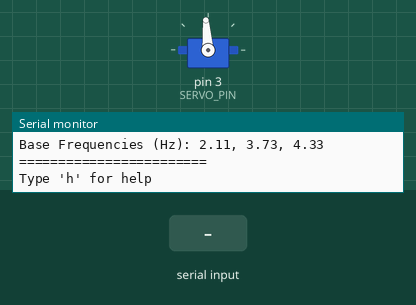
This sketch was run on a simulated Arduino Uno, built with avr-gcc and run on an emulated ATmega328P. Parts: servo, the last lines printed to the serial monitor. Inputs (shaded band) come from the test bench.

Above: at 1.2 s.
1.3 s: "a\n" received over Serial
3.8 s: byte 114 ('r') received over Serial
At 5.07 s:
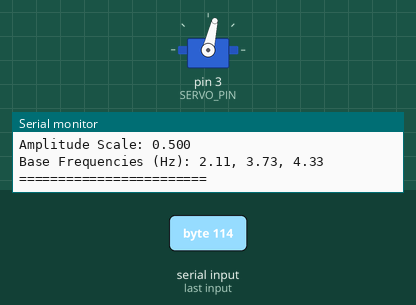
6.8 s: byte 102 ('f') received over Serial
At 6.8 s:
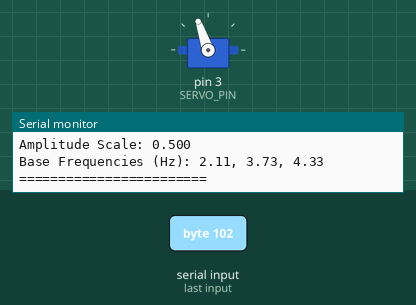
9.8 s: byte 104 ('h') received over Serial
15.8 s: "R\n" received over Serial
Timing chart, 0 to 19.8 s (numbered marks = the images above; inputs shaded):
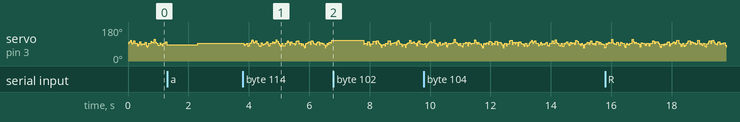

The sketch:

Arduino_crumpled_paper.ino
```cpp
/*
 * ============================================================================
 * SERVO CONTROLLER FOR PHYSICAL RESERVOIR COMPUTING
 * ============================================================================
 * Morphological Computation Group
 * University of Bristol
 * 2025
 *
 * Description:
 *   Arduino code to drive a servo motor with a three-frequency sinusoidal
 *   signal for physical reservoir computing experiments with crumpled paper.
 *   Generates composite signal: sin(2πf₁t) × sin(2πf₂t) × sin(2πf₃t)
 *
 * Hardware:
 *   - Arduino Uno/Nano
 *   - Servo motor connected to pin 3
 *   - Serial communication at 115200 baud
 * Version: 1.0
 * ============================================================================
 */

#include <Servo.h>

// ============================================================================
// HARDWARE CONFIGURATION
// ============================================================================
const int SERVO_PIN = 3;              // PWM pin for servo control
const int SERVO_MIN_US = 1000;        // Minimum pulse width (microseconds)
const int SERVO_MAX_US = 2000;        // Maximum pulse width (microseconds)
const int SERVO_CENTER_US = 1500;     // Center/neutral position

// ============================================================================
// TIMING PARAMETERS
// ============================================================================
const unsigned long UPDATE_INTERVAL_MS = 20;  // Update servo every 20ms (50Hz)

// ============================================================================
// SIGNAL PARAMETERS
// ============================================================================
// Base frequencies for the three-frequency composite signal (Hz)
const float FREQ_1 = 2.11;
const float FREQ_2 = 3.73;
const float FREQ_3 = 4.33;

// User-adjustable parameters
float frequencyMultiplier = 1.0;      // Scale factor for all frequencies
float amplitudeScale = 0.5;           // Output amplitude (0.0 to 1.0)

// ============================================================================
// GLOBAL VARIABLES
// ============================================================================
Servo servo;                          // Servo object
unsigned long startTime;              // Time reference for signal generation
unsigned long lastUpdateTime;         // Last servo update timestamp

// ============================================================================
// SIGNAL GENERATION
// ============================================================================

/**
 * Generate the three-frequency composite signal
 * @param timeSeconds - Time in seconds since start
 * @return Signal value between -1.0 and 1.0
 */
float generateCompositeSignal(float timeSeconds) {
  // Calculate each frequency component
  float component1 = sin(TWO_PI * FREQ_1 * frequencyMultiplier * timeSeconds);
  float component2 = sin(TWO_PI * FREQ_2 * frequencyMultiplier * timeSeconds);
  float component3 = sin(TWO_PI * FREQ_3 * frequencyMultiplier * timeSeconds);

  // Multiply components to create composite signal
  float composite = component1 * component2 * component3;

  // Scale by amplitude factor
  return composite * amplitudeScale;
}

/**
 * Convert signal value to servo pulse width
 * @param signal - Signal value between -1.0 and 1.0
 * @return Pulse width in microseconds
 */
int signalToPulseWidth(float signal) {
  // Clamp signal to valid range
  signal = constrain(signal, -1.0, 1.0);

  // Map from [-1, 1] to [SERVO_MIN_US, SERVO_MAX_US]
  // signal = -1 → SERVO_MIN_US
  // signal =  0 → SERVO_CENTER_US
  // signal =  1 → SERVO_MAX_US
  int pulseWidth = SERVO_CENTER_US + (int)(signal * (SERVO_MAX_US - SERVO_MIN_US) / 2.0);

  return constrain(pulseWidth, SERVO_MIN_US, SERVO_MAX_US);
}

// ============================================================================
// SERIAL COMMUNICATION
// ============================================================================

/**
 * Display current settings
 */
void printSettings() {
  Serial.println(F("=== Current Settings ==="));
  Serial.print(F("Frequency Multiplier: "));
  Serial.println(frequencyMultiplier, 3);
  Serial.print(F("Amplitude Scale: "));
  Serial.println(amplitudeScale, 3);
  Serial.print(F("Base Frequencies (Hz): "));
  Serial.print(FREQ_1, 2); Serial.print(F(", "));
  Serial.print(FREQ_2, 2); Serial.print(F(", "));
  Serial.println(FREQ_3, 2);
  Serial.println(F("========================"));
}

/**
 * Display help menu
 */
void printHelp() {
  Serial.println(F("\n=== Servo Controller Commands ==="));
  Serial.println(F("f <value>  : Set frequency multiplier (e.g., 'f 0.5')"));
  Serial.println(F("a <value>  : Set amplitude scale 0-1 (e.g., 'a 0.8')"));
  Serial.println(F("r          : Reset to default values"));
  Serial.println(F("s          : Show current settings"));
  Serial.println(F("h          : Show this help menu"));
  Serial.println(F("=================================\n"));
}

/**
 * Process serial commands
 */
void processSerialCommand() {
  if (!Serial.available()) return;

  char command = Serial.read();

  switch (command) {
    case 'f':  // Set frequency multiplier
    case 'F':
      {
        float value = Serial.parseFloat();
        if (value > 0 && value <= 10.0) {
          frequencyMultiplier = value;
          Serial.print(F("Frequency multiplier set to: "));
          Serial.println(frequencyMultiplier, 3);
        } else {
          Serial.println(F("Error: Frequency multiplier must be between 0 and 10"));
        }
      }
      break;

    case 'a':  // Set amplitude scale
    case 'A':
      {
        float value = Serial.parseFloat();
        if (value >= 0 && value <= 1.0) {
          amplitudeScale = value;
          Serial.print(F("Amplitude scale set to: "));
          Serial.println(amplitudeScale, 3);
        } else {
          Serial.println(F("Error: Amplitude must be between 0 and 1"));
        }
      }
      break;

    case 'r':  // Reset to defaults
    case 'R':
      frequencyMultiplier = 1.0;
      amplitudeScale = 0.5;
      Serial.println(F("Reset to default values"));
      printSettings();
      break;

    case 's':  // Show settings
    case 'S':
      printSettings();
      break;

    case 'h':  // Help
    case 'H':
    case '?':
      printHelp();
      break;

    case '\n':  // Ignore newlines
    case '\r':
    case ' ':
      break;

    default:
      Serial.print(F("Unknown command: '"));
      Serial.print(command);
      Serial.println(F("'. Type 'h' for help"));
  }

  // Clear any remaining characters in buffer
  while (Serial.available()) {
    Serial.read();
  }
}

// ============================================================================
// ARDUINO MAIN FUNCTIONS
// ============================================================================

void setup() {
  // Initialize serial communication
  Serial.begin(115200);
  Serial.println(F("\n================================"));
  Serial.println(F("Physical Reservoir Computing"));
  Serial.println(F("Servo Controller v1.0"));
  Serial.println(F("University of Bristol, 2025"));
  Serial.println(F("================================\n"));

  // Initialize servo
  servo.attach(SERVO_PIN);
  servo.writeMicroseconds(SERVO_CENTER_US);  // Start at center position

  // Initialize timing
  startTime = millis();
  lastUpdateTime = startTime;

  // Display initial settings
  printSettings();
  Serial.println(F("Type 'h' for help\n"));
}

void loop() {
  // Process any serial commands
  processSerialCommand();

  // Check if it's time to update servo
  unsigned long currentTime = millis();
  if (currentTime - lastUpdateTime >= UPDATE_INTERVAL_MS) {
    lastUpdateTime = currentTime;

    // Calculate time in seconds since start
    float elapsedSeconds = (currentTime - startTime) / 1000.0;

    // Generate composite signal
    float signal = generateCompositeSignal(elapsedSeconds);

    // Convert to servo pulse width and update servo
    int pulseWidth = signalToPulseWidth(signal);
    servo.writeMicroseconds(pulseWidth);

    // Optional: Print current values for debugging (uncomment if needed)
    // Serial.print("t="); Serial.print(elapsedSeconds, 2);
    // Serial.print(" signal="); Serial.print(signal, 3);
    // Serial.print(" pulse="); Serial.println(pulseWidth);
  }
}
```
